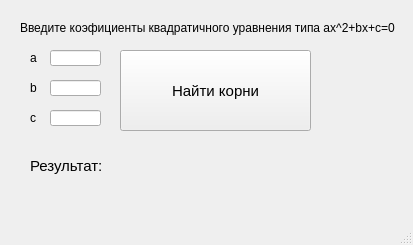
<?xml version="1.0" encoding="UTF-8"?>
<ui version="4.0">
 <class>MainWindow</class>
 <widget class="QMainWindow" name="MainWindow">
  <property name="geometry">
   <rect>
    <x>0</x>
    <y>0</y>
    <width>413</width>
    <height>245</height>
   </rect>
  </property>
  <property name="windowTitle">
   <string>Расчет коней квадратичного уровнения</string>
  </property>
  <widget class="QWidget" name="centralwidget">
   <widget class="QLabel" name="label_txt">
    <property name="geometry">
     <rect>
      <x>20</x>
      <y>20</y>
      <width>391</width>
      <height>16</height>
     </rect>
    </property>
    <property name="text">
     <string>Введите коэфициенты квадратичного уравнения типа ax^2+bx+c=0</string>
    </property>
   </widget>
   <widget class="QLabel" name="label_a">
    <property name="geometry">
     <rect>
      <x>30</x>
      <y>50</y>
      <width>16</width>
      <height>16</height>
     </rect>
    </property>
    <property name="text">
     <string>a</string>
    </property>
   </widget>
   <widget class="QLabel" name="label_b">
    <property name="geometry">
     <rect>
      <x>30</x>
      <y>80</y>
      <width>16</width>
      <height>16</height>
     </rect>
    </property>
    <property name="text">
     <string>b</string>
    </property>
   </widget>
   <widget class="QLabel" name="label_c">
    <property name="geometry">
     <rect>
      <x>30</x>
      <y>110</y>
      <width>16</width>
      <height>16</height>
     </rect>
    </property>
    <property name="text">
     <string>c</string>
    </property>
   </widget>
   <widget class="QLineEdit" name="lineEdit_a">
    <property name="geometry">
     <rect>
      <x>50</x>
      <y>50</y>
      <width>51</width>
      <height>16</height>
     </rect>
    </property>
   </widget>
   <widget class="QLineEdit" name="lineEdit_b">
    <property name="geometry">
     <rect>
      <x>50</x>
      <y>80</y>
      <width>51</width>
      <height>16</height>
     </rect>
    </property>
   </widget>
   <widget class="QLineEdit" name="lineEdit_c">
    <property name="geometry">
     <rect>
      <x>50</x>
      <y>110</y>
      <width>51</width>
      <height>16</height>
     </rect>
    </property>
   </widget>
   <widget class="QPushButton" name="pushButton_findRoots">
    <property name="geometry">
     <rect>
      <x>120</x>
      <y>50</y>
      <width>191</width>
      <height>81</height>
     </rect>
    </property>
    <property name="font">
     <font>
      <pointsize>11</pointsize>
     </font>
    </property>
    <property name="text">
     <string>Найти корни</string>
    </property>
   </widget>
   <widget class="QLabel" name="label_textResult">
    <property name="geometry">
     <rect>
      <x>30</x>
      <y>150</y>
      <width>81</width>
      <height>31</height>
     </rect>
    </property>
    <property name="font">
     <font>
      <pointsize>11</pointsize>
     </font>
    </property>
    <property name="text">
     <string>Результат:</string>
    </property>
   </widget>
   <widget class="QLabel" name="label_result">
    <property name="geometry">
     <rect>
      <x>120</x>
      <y>156</y>
      <width>161</width>
      <height>20</height>
     </rect>
    </property>
    <property name="text">
     <string/>
    </property>
   </widget>
  </widget>
  <widget class="QMenuBar" name="menubar">
   <property name="geometry">
    <rect>
     <x>0</x>
     <y>0</y>
     <width>413</width>
     <height>22</height>
    </rect>
   </property>
  </widget>
  <widget class="QStatusBar" name="statusbar"/>
 </widget>
 <resources/>
 <connections/>
</ui>
